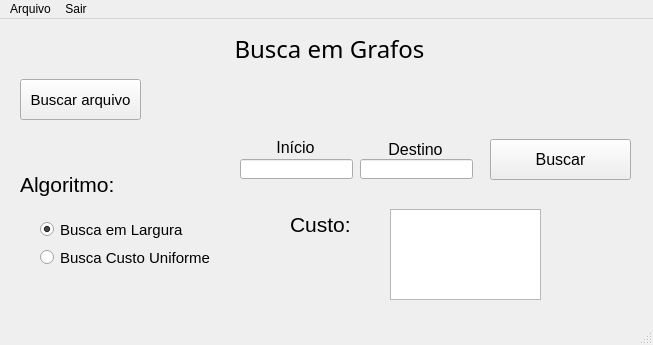
<?xml version="1.0" encoding="UTF-8"?>
<ui version="4.0">
 <class>MainWindow</class>
 <widget class="QMainWindow" name="MainWindow">
  <property name="geometry">
   <rect>
    <x>0</x>
    <y>0</y>
    <width>653</width>
    <height>345</height>
   </rect>
  </property>
  <property name="windowTitle">
   <string>Busca</string>
  </property>
  <widget class="QWidget" name="centralwidget">
   <widget class="QLineEdit" name="lineEdit">
    <property name="geometry">
     <rect>
      <x>240</x>
      <y>140</y>
      <width>113</width>
      <height>20</height>
     </rect>
    </property>
   </widget>
   <widget class="QLabel" name="label_2">
    <property name="geometry">
     <rect>
      <x>240</x>
      <y>120</y>
      <width>111</width>
      <height>16</height>
     </rect>
    </property>
    <property name="font">
     <font>
      <pointsize>12</pointsize>
     </font>
    </property>
    <property name="text">
     <string>Início</string>
    </property>
    <property name="alignment">
     <set>Qt::AlignCenter</set>
    </property>
   </widget>
   <widget class="QLabel" name="label_3">
    <property name="geometry">
     <rect>
      <x>360</x>
      <y>120</y>
      <width>111</width>
      <height>20</height>
     </rect>
    </property>
    <property name="font">
     <font>
      <pointsize>12</pointsize>
     </font>
    </property>
    <property name="text">
     <string>Destino</string>
    </property>
    <property name="alignment">
     <set>Qt::AlignCenter</set>
    </property>
   </widget>
   <widget class="QLineEdit" name="lineEdit_2">
    <property name="geometry">
     <rect>
      <x>360</x>
      <y>140</y>
      <width>113</width>
      <height>20</height>
     </rect>
    </property>
   </widget>
   <widget class="QPushButton" name="pushButton">
    <property name="geometry">
     <rect>
      <x>490</x>
      <y>120</y>
      <width>141</width>
      <height>41</height>
     </rect>
    </property>
    <property name="font">
     <font>
      <family>Arial</family>
      <pointsize>12</pointsize>
     </font>
    </property>
    <property name="text">
     <string>Buscar</string>
    </property>
   </widget>
   <widget class="QLabel" name="label_6">
    <property name="geometry">
     <rect>
      <x>290</x>
      <y>190</y>
      <width>81</width>
      <height>31</height>
     </rect>
    </property>
    <property name="font">
     <font>
      <pointsize>16</pointsize>
     </font>
    </property>
    <property name="text">
     <string>Custo:</string>
    </property>
   </widget>
   <widget class="QLabel" name="label_7">
    <property name="geometry">
     <rect>
      <x>290</x>
      <y>230</y>
      <width>71</width>
      <height>31</height>
     </rect>
    </property>
    <property name="font">
     <font>
      <pointsize>12</pointsize>
     </font>
    </property>
    <property name="text">
     <string/>
    </property>
   </widget>
   <widget class="QListWidget" name="listWidget">
    <property name="geometry">
     <rect>
      <x>390</x>
      <y>190</y>
      <width>151</width>
      <height>91</height>
     </rect>
    </property>
   </widget>
   <widget class="QPushButton" name="pushButton_2">
    <property name="geometry">
     <rect>
      <x>20</x>
      <y>60</y>
      <width>121</width>
      <height>41</height>
     </rect>
    </property>
    <property name="font">
     <font>
      <family>Arial</family>
      <pointsize>11</pointsize>
     </font>
    </property>
    <property name="text">
     <string>Buscar arquivo</string>
    </property>
   </widget>
   <widget class="QLabel" name="label">
    <property name="geometry">
     <rect>
      <x>0</x>
      <y>0</y>
      <width>659</width>
      <height>59</height>
     </rect>
    </property>
    <property name="font">
     <font>
      <family>Arial Rounded MT Bold</family>
      <pointsize>18</pointsize>
     </font>
    </property>
    <property name="text">
     <string>Busca em Grafos</string>
    </property>
    <property name="textFormat">
     <enum>Qt::AutoText</enum>
    </property>
    <property name="alignment">
     <set>Qt::AlignCenter</set>
    </property>
   </widget>
   <widget class="QLabel" name="label_4">
    <property name="geometry">
     <rect>
      <x>20</x>
      <y>150</y>
      <width>111</width>
      <height>31</height>
     </rect>
    </property>
    <property name="font">
     <font>
      <family>Arial</family>
      <pointsize>16</pointsize>
     </font>
    </property>
    <property name="text">
     <string>Algoritmo:</string>
    </property>
   </widget>
   <widget class="QRadioButton" name="radioButton">
    <property name="geometry">
     <rect>
      <x>40</x>
      <y>200</y>
      <width>161</width>
      <height>21</height>
     </rect>
    </property>
    <property name="font">
     <font>
      <family>Arial</family>
      <pointsize>11</pointsize>
     </font>
    </property>
    <property name="text">
     <string>Busca em Largura</string>
    </property>
    <property name="checked">
     <bool>true</bool>
    </property>
    <attribute name="buttonGroup">
     <string notr="true">buttonGroup</string>
    </attribute>
   </widget>
   <widget class="QRadioButton" name="radioButton_2">
    <property name="geometry">
     <rect>
      <x>40</x>
      <y>230</y>
      <width>171</width>
      <height>17</height>
     </rect>
    </property>
    <property name="font">
     <font>
      <family>Arial</family>
      <pointsize>11</pointsize>
     </font>
    </property>
    <property name="text">
     <string>Busca Custo Uniforme</string>
    </property>
    <attribute name="buttonGroup">
     <string notr="true">buttonGroup</string>
    </attribute>
   </widget>
   <widget class="QLabel" name="label_8">
    <property name="geometry">
     <rect>
      <x>140</x>
      <y>70</y>
      <width>261</width>
      <height>21</height>
     </rect>
    </property>
    <property name="font">
     <font>
      <pointsize>8</pointsize>
     </font>
    </property>
    <property name="text">
     <string/>
    </property>
   </widget>
   <widget class="QLabel" name="label_5">
    <property name="geometry">
     <rect>
      <x>30</x>
      <y>300</y>
      <width>61</width>
      <height>61</height>
     </rect>
    </property>
    <property name="text">
     <string/>
    </property>
   </widget>
  </widget>
  <widget class="QMenuBar" name="menubar">
   <property name="geometry">
    <rect>
     <x>0</x>
     <y>0</y>
     <width>653</width>
     <height>21</height>
    </rect>
   </property>
   <widget class="QMenu" name="menuArquivo">
    <property name="title">
     <string>Arquivo</string>
    </property>
   </widget>
   <widget class="QMenu" name="menuSair">
    <property name="title">
     <string>Sair</string>
    </property>
   </widget>
   <addaction name="menuArquivo"/>
   <addaction name="menuSair"/>
  </widget>
  <widget class="QStatusBar" name="statusbar"/>
 </widget>
 <resources/>
 <connections/>
 <buttongroups>
  <buttongroup name="buttonGroup"/>
 </buttongroups>
</ui>
